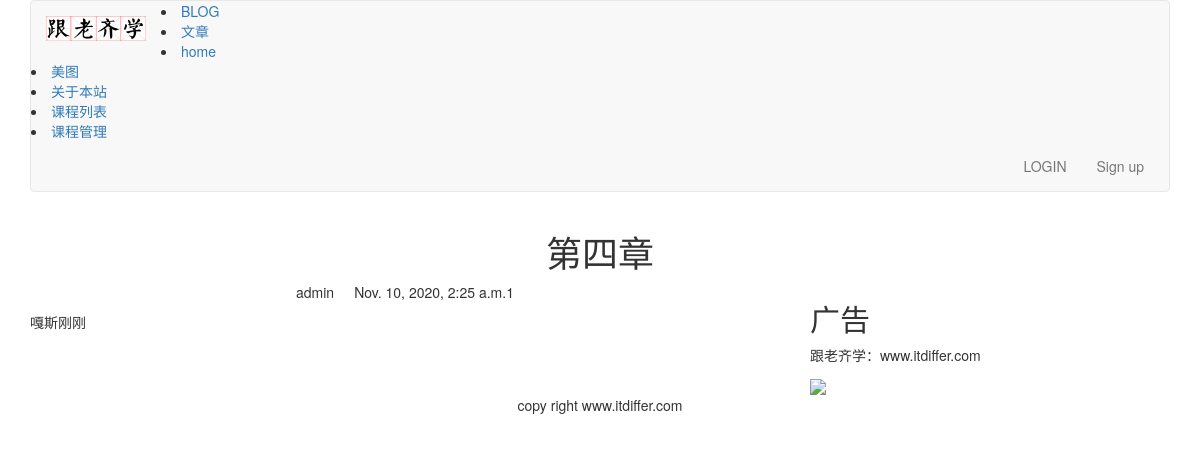
The app's page /blog/4/ with its own data.
### blog/models.py (models this page shows, shortened)
class BlogArticles(models.Model):
	title = models.CharField(max_length=300)
	author = models.ForeignKey(User, on_delete=models.CASCADE,related_name='blog_posts')
	body = models.TextField()
	publish = models.DateTimeField(default=timezone.now)
	class Meta:
		ordering = ("-publish",)

### blog/views.py (the view)
# urls.py: path('<int:article_id>/',views.blog_article,name="blog_article"),
def blog_article(request, article_id):
	article = get_object_or_404(BlogArticles, id=article_id)
	pub = article.publish
	return render(request, "blog/content.html", {"article":article, "publish":pub })

### templates/blog/content.html (shortened to what this page needs)
{% extends "base.html" %}
{% block content %}
<div class="row text-center vertical-middle-sm">
	<h1>{{ article.title }}</h1>
</div>
<div class="row">
	<div class="col-xs-12 col-md-8">
		<p class="text-center"><span>{{ article.author.username }}</span><span style="margin-left: 20px">{{ publish }}1</span></p>
		<div>{{ article.body }}</div>
	</div>
	<div class="col-xs-6 col-md-4">
		<h2>广告</h2>
		<p>跟老齐学：www.itdiffer.com</p>
		<img width="200px" src="http://www.mrwallpaper.com/wallpapers/Fluffy-Cat.jpg">
	</div>
</div>
{% endblock %}

### records on screen
BlogArticles: title "第四章", author.username "admin", publish "Nov. 10, 2020, 2:25 a.m.", body "嘎斯刚刚"
